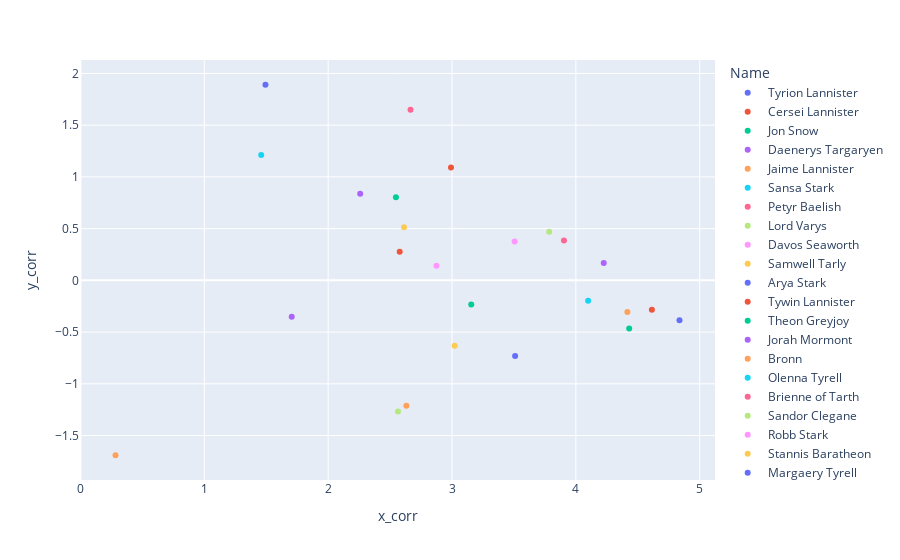

The code cell stored with this chart in its notebook:
### Code cell
figure = px.scatter(new_df.head(25), x="x_corr", y="y_corr", color="Name")
figure.show()

### Figure 1 — Plotly figure (JSON) as saved in the notebook; plotly's stock layout.template omitted (floating-point values rounded to 4 significant figures)
{"data": [{"hovertemplate": "Name=Tyrion Lannister<br>x_corr=%{x}<br>y_corr=%{y}<extra></extra>", "legendgroup": "Tyrion Lannister", "marker": {"color": "#636efa", "symbol": "circle"}, "mode": "markers", "name": "Tyrion Lannister", "orientation": "v", "showlegend": true, "type": "scatter", "x": [4.837], "xaxis": "x", "y": [-0.385], "yaxis": "y"}, {"hovertemplate": "Name=Cersei Lannister<br>x_corr=%{x}<br>y_corr=%{y}<extra></extra>", "legendgroup": "Cersei Lannister", "marker": {"color": "#EF553B", "symbol": "circle"}, "mode": "markers", "name": "Cersei Lannister", "orientation": "v", "showlegend": true, "type": "scatter", "x": [4.614], "xaxis": "x", "y": [-0.283], "yaxis": "y"}, {"hovertemplate": "Name=Jon Snow<br>x_corr=%{x}<br>y_corr=%{y}<extra></extra>", "legendgroup": "Jon Snow", "marker": {"color": "#00cc96", "symbol": "circle"}, "mode": "markers", "name": "Jon Snow", "orientation": "v", "showlegend": true, "type": "scatter", "x": [4.43], "xaxis": "x", "y": [-0.4642], "yaxis": "y"}, {"hovertemplate": "Name=Daenerys Targaryen<br>x_corr=%{x}<br>y_corr=%{y}<extra></extra>", "legendgroup": "Daenerys Targaryen", "marker": {"color": "#ab63fa", "symbol": "circle"}, "mode": "markers", "name": "Daenerys Targaryen", "orientation": "v", "showlegend": true, "type": "scatter", "x": [4.225], "xaxis": "x", "y": [0.1667], "yaxis": "y"}, {"hovertemplate": "Name=Jaime Lannister<br>x_corr=%{x}<br>y_corr=%{y}<extra></extra>", "legendgroup": "Jaime Lannister", "marker": {"color": "#FFA15A", "symbol": "circle"}, "mode": "markers", "name": "Jaime Lannister", "orientation": "v", "showlegend": true, "type": "scatter", "x": [4.416], "xaxis": "x", "y": [-0.3058], "yaxis": "y"}, {"hovertemplate": "Name=Sansa Stark<br>x_corr=%{x}<br>y_corr=%{y}<extra></extra>", "legendgroup": "Sansa Stark", "marker": {"color": "#19d3f3", "symbol": "circle"}, "mode": "markers", "name": "Sansa Stark", "orientation": "v", "showlegend": true, "type": "scatter", "x": [4.099], "xaxis": "x", "y": [-0.1968], "yaxis": "y"}, {"hovertemplate": "Name=Petyr Baelish<br>x_corr=%{x}<br>y_corr=%{y}<extra></extra>", "legendgroup": "Petyr Baelish", "marker": {"color": "#FF6692", "symbol": "circle"}, "mode": "markers", "name": "Petyr Baelish", "orientation": "v", "showlegend": true, "type": "scatter", "x": [3.904], "xaxis": "x", "y": [0.3862], "yaxis": "y"}, {"hovertemplate": "Name=Lord Varys<br>x_corr=%{x}<br>y_corr=%{y}<extra></extra>", "legendgroup": "Lord Varys", "marker": {"color": "#B6E880", "symbol": "circle"}, "mode": "markers", "name": "Lord Varys", "orientation": "v", "showlegend": true, "type": "scatter", "x": [3.785], "xaxis": "x", "y": [0.4699], "yaxis": "y"}, {"hovertemplate": "Name=Davos Seaworth<br>x_corr=%{x}<br>y_corr=%{y}<extra></extra>", "legendgroup": "Davos Seaworth", "marker": {"color": "#FF97FF", "symbol": "circle"}, "mode": "markers", "name": "Davos Seaworth", "orientation": "v", "showlegend": true, "type": "scatter", "x": [3.506], "xaxis": "x", "y": [0.375], "yaxis": "y"}, {"hovertemplate": "Name=Samwell Tarly<br>x_corr=%{x}<br>y_corr=%{y}<extra></extra>", "legendgroup": "Samwell Tarly", "marker": {"color": "#FECB52", "symbol": "circle"}, "mode": "markers", "name": "Samwell Tarly", "orientation": "v", "showlegend": true, "type": "scatter", "x": [3.021], "xaxis": "x", "y": [-0.6315], "yaxis": "y"}, {"hovertemplate": "Name=Arya Stark<br>x_corr=%{x}<br>y_corr=%{y}<extra></extra>", "legendgroup": "Arya Stark", "marker": {"color": "#636efa", "symbol": "circle"}, "mode": "markers", "name": "Arya Stark", "orientation": "v", "showlegend": true, "type": "scatter", "x": [3.509], "xaxis": "x", "y": [-0.7299], "yaxis": "y"}, {"hovertemplate": "Name=Tywin Lannister<br>x_corr=%{x}<br>y_corr=%{y}<extra></extra>", "legendgroup": "Tywin Lannister", "marker": {"color": "#EF553B", "symbol": "circle"}, "mode": "markers", "name": "Tywin Lannister", "orientation": "v", "showlegend": true, "type": "scatter", "x": [2.992], "xaxis": "x", "y": [1.091], "yaxis": "y"}, {"hovertemplate": "Name=Theon Greyjoy<br>x_corr=%{x}<br>y_corr=%{y}<extra></extra>", "legendgroup": "Theon Greyjoy", "marker": {"color": "#00cc96", "symbol": "circle"}, "mode": "markers", "name": "Theon Greyjoy", "orientation": "v", "showlegend": true, "type": "scatter", "x": [3.155], "xaxis": "x", "y": [-0.2322], "yaxis": "y"}, {"hovertemplate": "Name=Jorah Mormont<br>x_corr=%{x}<br>y_corr=%{y}<extra></extra>", "legendgroup": "Jorah Mormont", "marker": {"color": "#ab63fa", "symbol": "circle"}, "mode": "markers", "name": "Jorah Mormont", "orientation": "v", "showlegend": true, "type": "scatter", "x": [2.259], "xaxis": "x", "y": [0.8376], "yaxis": "y"}, {"hovertemplate": "Name=Bronn<br>x_corr=%{x}<br>y_corr=%{y}<extra></extra>", "legendgroup": "Bronn", "marker": {"color": "#FFA15A", "symbol": "circle"}, "mode": "markers", "name": "Bronn", "orientation": "v", "showlegend": true, "type": "scatter", "x": [2.632], "xaxis": "x", "y": [-1.212], "yaxis": "y"}, {"hovertemplate": "Name=Olenna Tyrell<br>x_corr=%{x}<br>y_corr=%{y}<extra></extra>", "legendgroup": "Olenna Tyrell", "marker": {"color": "#19d3f3", "symbol": "circle"}, "mode": "markers", "name": "Olenna Tyrell", "orientation": "v", "showlegend": true, "type": "scatter", "x": [1.46], "xaxis": "x", "y": [1.212], "yaxis": "y"}, {"hovertemplate": "Name=Brienne of Tarth<br>x_corr=%{x}<br>y_corr=%{y}<extra></extra>", "legendgroup": "Brienne of Tarth", "marker": {"color": "#FF6692", "symbol": "circle"}, "mode": "markers", "name": "Brienne of Tarth", "orientation": "v", "showlegend": true, "type": "scatter", "x": [2.665], "xaxis": "x", "y": [1.649], "yaxis": "y"}, {"hovertemplate": "Name=Sandor Clegane<br>x_corr=%{x}<br>y_corr=%{y}<extra></extra>", "legendgroup": "Sandor Clegane", "marker": {"color": "#B6E880", "symbol": "circle"}, "mode": "markers", "name": "Sandor Clegane", "orientation": "v", "showlegend": true, "type": "scatter", "x": [2.564], "xaxis": "x", "y": [-1.267], "yaxis": "y"}, {"hovertemplate": "Name=Robb Stark<br>x_corr=%{x}<br>y_corr=%{y}<extra></extra>", "legendgroup": "Robb Stark", "marker": {"color": "#FF97FF", "symbol": "circle"}, "mode": "markers", "name": "Robb Stark", "orientation": "v", "showlegend": true, "type": "scatter", "x": [2.875], "xaxis": "x", "y": [0.1418], "yaxis": "y"}, {"hovertemplate": "Name=Stannis Baratheon<br>x_corr=%{x}<br>y_corr=%{y}<extra></extra>", "legendgroup": "Stannis Baratheon", "marker": {"color": "#FECB52", "symbol": "circle"}, "mode": "markers", "name": "Stannis Baratheon", "orientation": "v", "showlegend": true, "type": "scatter", "x": [2.613], "xaxis": "x", "y": [0.5141], "yaxis": "y"}, {"hovertemplate": "Name=Margaery Tyrell<br>x_corr=%{x}<br>y_corr=%{y}<extra></extra>", "legendgroup": "Margaery Tyrell", "marker": {"color": "#636efa", "symbol": "circle"}, "mode": "markers", "name": "Margaery Tyrell", "orientation": "v", "showlegend": true, "type": "scatter", "x": [1.494], "xaxis": "x", "y": [1.891], "yaxis": "y"}, {"hovertemplate": "Name=Catelyn Stark<br>x_corr=%{x}<br>y_corr=%{y}<extra></extra>", "legendgroup": "Catelyn Stark", "marker": {"color": "#EF553B", "symbol": "circle"}, "mode": "markers", "name": "Catelyn Stark", "orientation": "v", "showlegend": true, "type": "scatter", "x": [2.578], "xaxis": "x", "y": [0.2762], "yaxis": "y"}, {"hovertemplate": "Name=Eddard Stark<br>x_corr=%{x}<br>y_corr=%{y}<extra></extra>", "legendgroup": "Eddard Stark", "marker": {"color": "#00cc96", "symbol": "circle"}, "mode": "markers", "name": "Eddard Stark", "orientation": "v", "showlegend": true, "type": "scatter", "x": [2.547], "xaxis": "x", "y": [0.8022], "yaxis": "y"}, {"hovertemplate": "Name=Ramsay Snow<br>x_corr=%{x}<br>y_corr=%{y}<extra></extra>", "legendgroup": "Ramsay Snow", "marker": {"color": "#ab63fa", "symbol": "circle"}, "mode": "markers", "name": "Ramsay Snow", "orientation": "v", "showlegend": true, "type": "scatter", "x": [1.706], "xaxis": "x", "y": [-0.3523], "yaxis": "y"}, {"hovertemplate": "Name=Melisandre<br>x_corr=%{x}<br>y_corr=%{y}<extra></extra>", "legendgroup": "Melisandre", "marker": {"color": "#FFA15A", "symbol": "circle"}, "mode": "markers", "name": "Melisandre", "orientation": "v", "showlegend": true, "type": "scatter", "x": [0.2834], "xaxis": "x", "y": [-1.69], "yaxis": "y"}], "layout": {"autosize": true, "legend": {"title": {"text": "Name"}, "tracegroupgap": 0}, "margin": {"t": 60}, "xaxis": {"anchor": "y", "autorange": true, "domain": [0, 1], "range": [0.003897, 5.116], "title": {"text": "x_corr"}, "type": "linear"}, "yaxis": {"anchor": "x", "autorange": true, "domain": [0, 1], "range": [-1.968, 2.168], "title": {"text": "y_corr"}, "type": "linear"}}}
